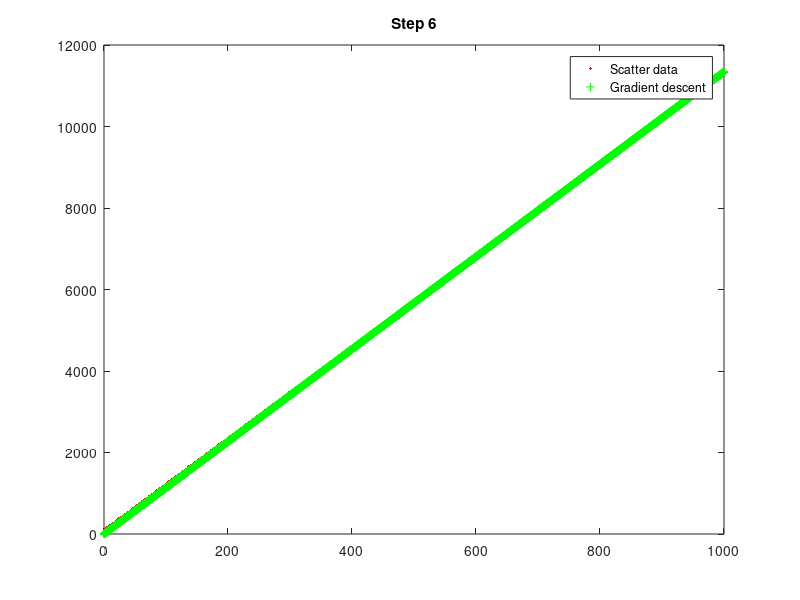
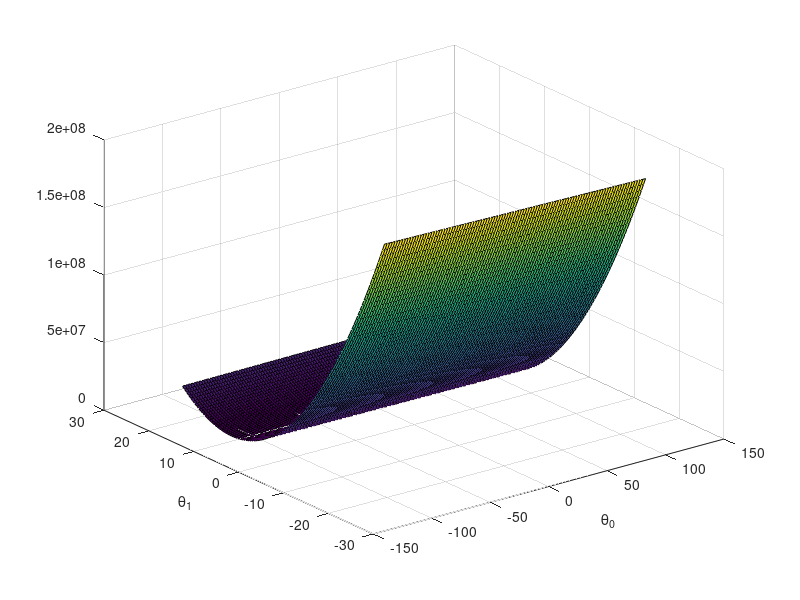

The MATLAB source for these figures, in order:
data=csvread('train.csv',1,0);
X=data(:,1);
y=data(:,2);
m=length(y);
%y=y/10;

X=[ones(m,1),X];
theta=[0.0;0.0];
%--------theta_direct from linear algebra------------
theta_direct=pinv(X'*X)*X'*y;
fprintf('Theta_direct:\n');
fprintf('%f\n',theta_direct);
fprintf('\nCost with theta_direct = %f\n',sum((X*theta_direct-y).^2)/2/m);
plot(X(:,2),y,'r.');
hold on;
plot(X(:,2),X*theta,'color','g');
plot(X(:,2),X*theta_direct,'color','b');
xlabel('X feature'); ylabel('y label');
title ("Step 3 and Step 4");
legend('Scatter data','Initial theta','Theta direct');
hold off;
fprintf('Press enter:\n');
pause;
%--------------gradient descent----------------------
num_iter=1000;
alpha=0.000001; %0.000001
col=['g';'b';'y';'c'];
plot(X(:,2),y,'r.');
hold on;
title("Step 4");
xlabel('X feature'); ylabel('y label');
%leg=[];
for i = 1:num_iter
	A=X*theta-y;
	for j =1:2
		theta(j)=theta(j)-alpha/m*(X(:,j)'*A);
	end
	%fprintf("%f  %f\n",theta(1),theta(2));
	%fprintf('J= %f\n',sum((X*theta-y).^2)/2/m);
	if rem(i,100)==0
		plot(X(:,2),X*theta,'color','g');
		fprintf("%d th iteration: theta= [%f ; %f] ",i,theta(1),theta(2));
		fprintf('  J = %f\n',sum((X*theta-y).^2)/2/m);
		%leg=[num2str(i);leg];
		fprintf("Press enter:\n");
		pause;
	endif;
end
legend('scatter',"learning");
hold off
fprintf('Final theta:');
fprintf(" [%f ; %f] ",theta(1),theta(2));
fprintf('  cost = %f\n',sum((X*theta-y).^2)/2/m);
plot(X(:,2),y,'r.');
hold on;
plot(X(:,2),X*theta,'g+');
title("Step 6");
legend('Scatter data','Gradient descent');
hold off;
fprintf("Press enter to continue\n\n\n");
pause;
%pause
%plot(X(:,2),y,'r.');
%hold on;
%plot(X(:,2),X*theta,'-');
%hold off;
%pause



%---------------------Visualizing cost function-----------------------
theta0_vals=linspace(-2*theta_direct(1),2*theta_direct(1),100);
theta1_vals=linspace(-2*theta_direct(2),2*theta_direct(2),100);

J_vals=zeros(length(theta0_vals),length(theta1_vals));

for i=1:length(theta0_vals)
	for j=1:length(theta1_vals)
		t=[theta0_vals(i);theta1_vals(j)];
		J_vals(i,j)=sum((X*t-y).^2)/2/m;
	end
end


J_vals=J_vals';
figure;
surf(theta0_vals,theta1_vals,J_vals);
xlabel('\theta_0'); ylabel('\theta_1');
fprintf('Press enter to finish\n');
pause;

%------------------------------Test data---------------------------------
test_data=csvread('test.csv',1,0);
X_test=test_data(:,1);
y_test=test_data(:,2);
m_test=length(y_test);
X_test=[ones(m_test,1),X_test];

y_pred1=X_test*theta;
y_pred2=X_test*theta_direct;
rms1=sum((y_pred1-y_test).^2)/m_test;
rms1=sqrt(rms1);
fprintf("Root mean squared error using gradient descent = %f\n",rms1);

rms2=sum((y_pred2-y_test).^2)/m_test;
rms2=sqrt(rms2);
fprintf("Root mean squared error using theta_direct = %f\n",rms2);
